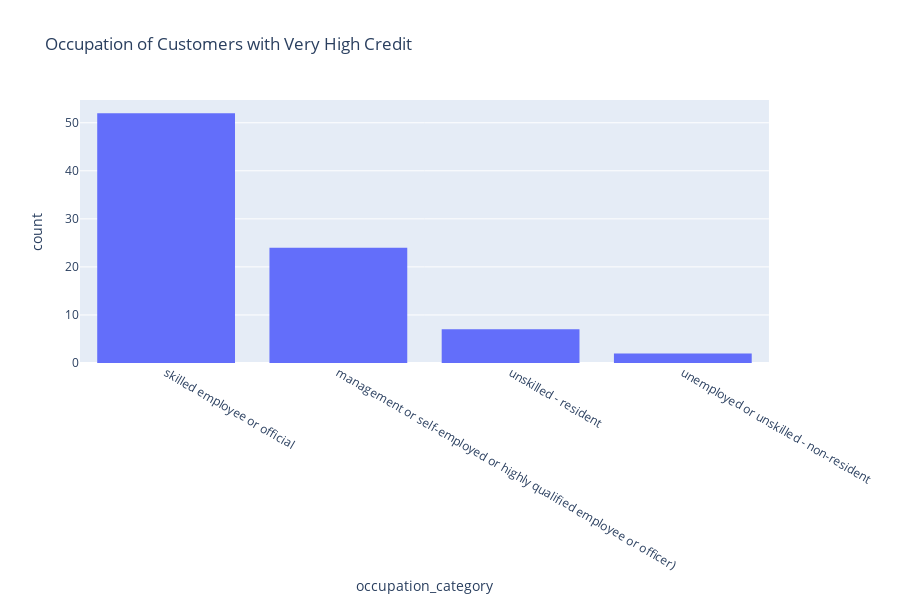

Notebook code for this chart:
### Code cell
fig = px.histogram(HIGH_CREDIT_CUSTOMERS_OCCUPATION_CATEGORY, title='Occupation of Customers with Very High Credit', x="occupation_category")
fig.show()

### Figure 1 — Plotly figure (JSON) as saved in the notebook; plotly's stock layout.template omitted (floating-point values rounded to 4 significant figures)
{"data": [{"alignmentgroup": "True", "bingroup": "x", "hoverlabel": {"namelength": 0}, "hovertemplate": "occupation_category=%{x}<br>count=%{y}", "legendgroup": "", "marker": {"color": "#636efa"}, "name": "", "offsetgroup": "", "orientation": "v", "showlegend": false, "type": "histogram", "x": ["skilled employee or official", "management or self-employed or highly qualified employee or officer)", "unskilled - resident", "management or self-employed or highly qualified employee or officer)", "management or self-employed or highly qualified employee or officer)", "skilled employee or official", "skilled employee or official", "unskilled - resident", "skilled employee or official", "unskilled - resident", "skilled employee or official", "skilled employee or official", "skilled employee or official", "skilled employee or official", "skilled employee or official", "skilled employee or official", "skilled employee or official", "skilled employee or official", "skilled employee or official", "management or self-employed or highly qualified employee or officer)", "management or self-employed or highly qualified employee or officer)", "skilled employee or official", "skilled employee or official", "skilled employee or official", "management or self-employed or highly qualified employee or officer)", "skilled employee or official", "unskilled - resident", "management or self-employed or highly qualified employee or officer)", "skilled employee or official", "skilled employee or official", "skilled employee or official", "skilled employee or official", "management or self-employed or highly qualified employee or officer)", "skilled employee or official", "unskilled - resident", "skilled employee or official", "management or self-employed or highly qualified employee or officer)", "skilled employee or official", "unskilled - resident", "skilled employee or official", "skilled employee or official", "skilled employee or official", "unemployed or unskilled - non-resident", "skilled employee or official", "skilled employee or official", "skilled employee or official", "management or self-employed or highly qualified employee or officer)", "skilled employee or official", "unskilled - resident", "management or self-employed or highly qualified employee or officer)", "management or self-employed or highly qualified employee or officer)", "unemployed or unskilled - non-resident", "skilled employee or official", "skilled employee or official", "skilled employee or official", "skilled employee or official", "management or self-employed or highly qualified employee or officer)", "management or self-employed or highly qualified employee or officer)", "skilled employee or official", "management or self-employed or highly qualified employee or officer)", "skilled employee or official", "management or self-employed or highly qualified employee or officer)", "skilled employee or official", "management or self-employed or highly qualified employee or officer)", "management or self-employed or highly qualified employee or officer)", "skilled employee or official", "management or self-employed or highly qualified employee or officer)", "management or self-employed or highly qualified employee or officer)", "management or self-employed or highly qualified employee or officer)", "skilled employee or official", "skilled employee or official", "management or self-employed or highly qualified employee or officer)", "skilled employee or official", "skilled employee or official", "management or self-employed or highly qualified employee or officer)", "skilled employee or official", "skilled employee or official", "skilled employee or official", "skilled employee or official", "management or self-employed or highly qualified employee or officer)", "skilled employee or official", "skilled employee or official", "skilled employee or official", "skilled employee or official", "skilled employee or official"], "xaxis": "x", "yaxis": "y"}], "layout": {"barmode": "relative", "height": 600, "legend": {"tracegroupgap": 0}, "title": {"text": "Occupation of Customers with Very High Credit"}, "xaxis": {"anchor": "y", "domain": [0, 0.98], "title": {"text": "occupation_category"}}, "yaxis": {"anchor": "x", "domain": [0, 1], "title": {"text": "count"}}}}
